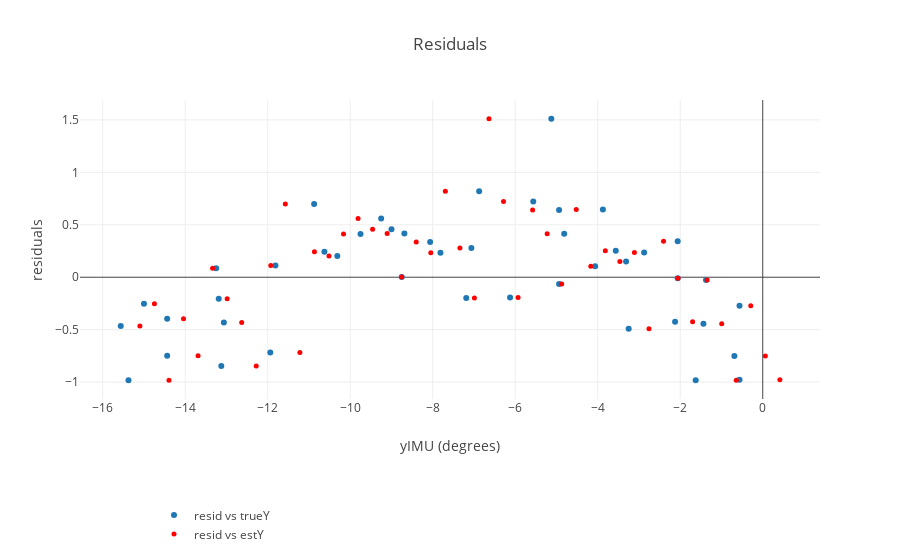

Write notebook code for a chart like this one.
### Code cell
%matplotlib tk
resid = thetaY - yPred 
traceResid = go.Scatter( x = thetaY, y = resid, mode = 'markers',
    name = 'resid vs trueY' )
traceResid2 = go.Scatter( x = yPred, y = resid, mode = 'markers', 
                         marker=dict(size='5', color='red'),
                        name = 'resid vs estY')
data = [traceResid, traceResid2]
layout = go.Layout(
    title='Residuals',
    yaxis=dict(title='residuals'),
    xaxis=dict(title='yIMU (degrees)'),
    legend=dict(x=.1, y=-.5) )

fig = go.Figure(data=data, layout=layout)
po.iplot(fig)
print(thetaY)
print(resid)

### Figure 1 — Plotly figure (JSON) as saved in the notebook; plotly's stock layout.template omitted (floating-point values rounded to 4 significant figures)
{"data": [{"mode": "markers", "name": "resid vs trueY", "type": "scatter", "x": [-0.5625, -0.6875, -0.5625, -1.625, -1.438, -1.375, -2.125, -2.062, -2.062, -3.25, -2.875, -3.312, -3.562, -4.062, -3.875, -4.938, -4.812, -4.938, -6.125, -5.562, -5.125, -7.188, -7.062, -6.875, -7.812, -8.062, -8.75, -8.688, -9, -9.25, -9.75, -10.31, -10.62, -11.94, -10.88, -11.81, -13.12, -13.06, -13.19, -13.25, -14.44, -14.44, -15.38, -15, -15.56], "y": [-0.9779, -0.7503, -0.2727, -0.9826, -0.4425, -0.02743, -0.4248, -0.009741, 0.3429, -0.4921, 0.2355, 0.1506, 0.2532, 0.1058, 0.6459, -0.06399, 0.4136, 0.6412, -0.1937, 0.7214, 1.511, -0.1984, 0.2792, 0.8193, 0.2344, 0.3369, 0.002042, 0.4171, 0.4572, 0.5598, 0.4124, 0.2025, 0.2426, -0.7173, 0.6978, 0.1129, -0.847, -0.4319, -0.2043, 0.08576, -0.7491, -0.3965, -0.9815, -0.2539, -0.4638]}, {"marker": {"color": "red", "size": "5"}, "mode": "markers", "name": "resid vs estY", "type": "scatter", "x": [0.4154, 0.0628, -0.2898, -0.6424, -0.995, -1.348, -1.7, -2.053, -2.405, -2.758, -3.111, -3.463, -3.816, -4.168, -4.521, -4.874, -5.226, -5.579, -5.931, -6.284, -6.636, -6.989, -7.342, -7.694, -8.047, -8.399, -8.752, -9.105, -9.457, -9.81, -10.16, -10.52, -10.87, -11.22, -11.57, -11.93, -12.28, -12.63, -12.98, -13.34, -13.69, -14.04, -14.39, -14.75, -15.1], "y": [-0.9779, -0.7503, -0.2727, -0.9826, -0.4425, -0.02743, -0.4248, -0.009741, 0.3429, -0.4921, 0.2355, 0.1506, 0.2532, 0.1058, 0.6459, -0.06399, 0.4136, 0.6412, -0.1937, 0.7214, 1.511, -0.1984, 0.2792, 0.8193, 0.2344, 0.3369, 0.002042, 0.4171, 0.4572, 0.5598, 0.4124, 0.2025, 0.2426, -0.7173, 0.6978, 0.1129, -0.847, -0.4319, -0.2043, 0.08576, -0.7491, -0.3965, -0.9815, -0.2539, -0.4638]}], "layout": {"legend": {"x": 0.1, "y": -0.5}, "title": "Residuals", "xaxis": {"title": "yIMU (degrees)"}, "yaxis": {"title": "residuals"}}}
